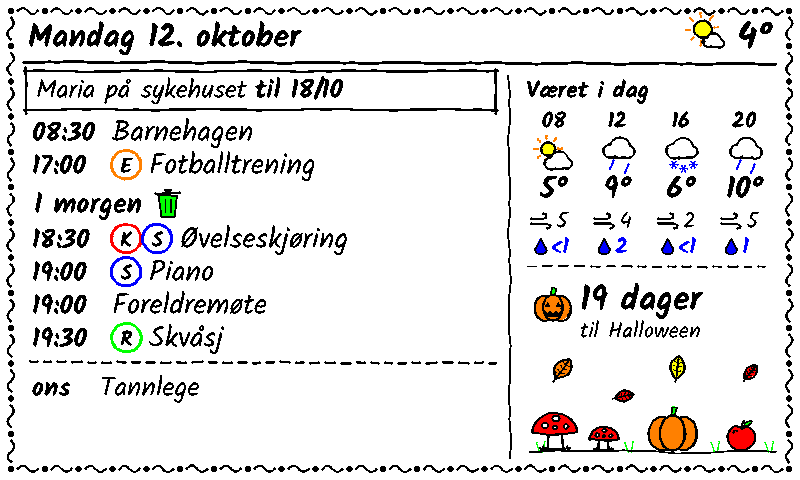
#> input picture design/kjokkentavle-v8-host.png, 800 x 480 px
$ python -i main.py   (imports and definitions only)
#> lines starting #> are read from the running program, lines starting #| are printed output that depends on the picture
### sketch.py
"""Hand-drawn style drawing primitives and weather icons.

Everything is drawn at SCALE x resolution on two layers:
  - ink:   greyscale layer for black line art and text (antialiased, thresholded on flatten)
  - color: RGB layer for flat fills using only the exact e-paper palette colors
On flatten the layers are downscaled and combined, so the result contains nothing
but pure palette colors and maps 1:1 to the 7-color panel without dithering.
"""
import math
import random
from PIL import Image, ImageDraw, ImageFont

SCALE = 2

# Waveshare 7.3" F palette (must match pil_to_waveshare_7in3f_raw in main.py)
BLACK  = (0, 0, 0)
WHITE  = (255, 255, 255)
GREEN  = (0, 255, 0)
BLUE   = (0, 0, 255)
RED    = (255, 0, 0)
YELLOW = (255, 255, 0)
ORANGE = (255, 128, 0)
PALETTE = [BLACK, WHITE, GREEN, BLUE, RED, YELLOW, ORANGE]


class Font:
    """TrueType font loaded at SCALE x size; measurements are returned in 1x pixels."""
    def __init__(self, path, size):
        self.size = size
        self.pil = ImageFont.truetype(path, size * SCALE)

    def width(self, text):
        return self.pil.getlength(text) / SCALE


# [17 lines left out: functions ellipse_pts, star_pts, not called in this run]


class Sketch:
    # [10 lines left out: function __init__, not called in this run]

    # ---- bookkeeping ----
    def mark(self, box, pad=0):
        x0, y0, x1, y1 = box
        self.do.rectangle([x0 - pad, y0 - pad, x1 + pad, y1 + pad], fill=255)

    # ---- geometry helpers ----
    # [29 lines left out: functions _densify, _jitter, not called in this run]

    @staticmethod
    def _scaled(pts, dx=0.0, dy=0.0):
        return [((x + dx) * SCALE, (y + dy) * SCALE) for x, y in pts]

    # ---- drawing ----
    # [17 lines left out: function stroke, not called in this run]

    def line(self, p0, p1, width=2.0, amp=0.8, color=None):
        self.stroke([p0, p1], width=width, amp=amp, color=color)

    def fill(self, pts, color, offset=(0.0, 0.0)):
        """Flat palette-color fill without outline."""
        self.dc.polygon(self._scaled(pts, *offset), fill=color)

    # [69 lines left out: functions shape, dashed, rect, curve, wave_border, not called in this run]

    def ink_fill(self, pts):
        self.di.polygon(self._scaled(pts), fill=0)

    # [192 lines left out: functions dot, text, flatten, _sun, _moon, _cloud and 6 more, not called in this run]


def star_icon(sk, x, y, s, color=YELLOW):
    sk.shape(star_pts(x + s / 2, y + s * 0.54, s * 0.48, s * 0.21), fill=color, width=1.5, amp=0.2)


# [11 lines left out: functions wind_icon, drop_icon, not called in this run]

### main.py
import os, io, re, datetime, json, requests
from PIL import Image
from googleapiclient.discovery import build
from google.oauth2 import service_account
from google.cloud import secretmanager
import logging
import pytz

from sketch import (Sketch, Font, weather_icon, ellipse_pts, bin_icon, tooth_icon, plane_icon, star_icon,
                    wind_icon, drop_icon, BLACK, RED, BLUE, GREEN, ORANGE)
from seasonal import scene, birthday_scene, balloon, special_days, next_countdown

# env vars (set these when deploying)
# [1 line that did not run here, left out]
# [1 line that did not run here, left out]
# [1 line that did not run here, left out]
# [1 line that did not run here, left out]

# Configure logging
# [1 line not run here, left out]

# All displayed times and day boundaries use Norwegian local time
OSLO_TZ = pytz.timezone('Europe/Oslo')

# Load fonts once on cold start (Kalam: handwritten, SIL Open Font License).
# Readable from across the kitchen: nothing is smaller than 22 px.
FONT_DIR = 'fonts'
KALAM_REGULAR = os.path.join(FONT_DIR, 'Kalam-Regular.ttf')
KALAM_BOLD    = os.path.join(FONT_DIR, 'Kalam-Bold.ttf')
font_now_temp = Font(KALAM_BOLD, 36)     # current temperature
font_date     = Font(KALAM_BOLD, 32)     # header date
font_countdown = Font(KALAM_BOLD, 34)    # "19 dager"
font_wx_temp  = Font(KALAM_BOLD, 30)     # temperature in the weather cells
font_title    = Font(KALAM_REGULAR, 29)  # event titles today / tomorrow
font_later    = Font(KALAM_REGULAR, 27)  # comma-separated events on later days
font_ongoing  = Font(KALAM_REGULAR, 26)  # ongoing multi-day events
font_section  = Font(KALAM_BOLD, 28)     # "I morgen"
font_time     = Font(KALAM_BOLD, 26)     # event start time / weekday
font_wx_head  = Font(KALAM_BOLD, 24)     # "Været i dag"
font_small    = Font(KALAM_REGULAR, 22)  # wind, "til Halloween"
font_small_b  = Font(KALAM_BOLD, 22)     # weather cell hours, precipitation
font_badge    = Font(KALAM_BOLD, 21)     # person initials
font_badge_s  = Font(KALAM_BOLD, 18)     # person initials on later days

# Norwegian names, independent of which locales the runtime has installed
WEEKDAYS = ['mandag', 'tirsdag', 'onsdag', 'torsdag', 'fredag', 'lørdag', 'søndag']
WEEKDAYS_SHORT = ['man', 'tir', 'ons', 'tor', 'fre', 'lør', 'søn']
MONTHS = ['januar', 'februar', 'mars', 'april', 'mai', 'juni', 'juli',
          'august', 'september', 'oktober', 'november', 'desember']

# Family members become coloured rings with their initial instead of text.
# Sources: an initials prefix ("S: Piano", "K&R&E: Høsttreff", "R og S: Tusenfryd", "A: Middag", "Alle: Middag")
# and first names anywhere in the title ("Fotballtrening Emilie", "Øvelseskjøring med Solveig", "Middag Alle").
# A (Alle, the whole family) gets a black ring.
PEOPLE = {'A': BLACK, 'K': RED, 'S': BLUE, 'R': GREEN, 'E': ORANGE}
NAMES = {'Alle': 'A', 'Kari': 'K', 'Ramon': 'R', 'Solveig': 'S', 'Emilie': 'E'}
_P = ''.join(PEOPLE)
_WHO = rf'(?:Alle|[{_P}])'
PEOPLE_PREFIX = re.compile(rf'^({_WHO}(?:(?:\s*[&+,/]\s*|\s+og\s+){_WHO})*)(?::\s*|\s+)(\S.*)$')
# A name, together with a preceding "med", "hos" or "og"
NAME_PATTERNS = [(re.compile(rf'\s*(?:\b(?:med|hos|og)\s+)?\b{name}\b'), letter) for name, letter in NAMES.items()]

# Calendar title -> short display title (lower-case keys)
# Words a shortened title should not end on
DANGLING = {'i', 'på', 'med', 'og', 'om', 'til', 'fra', 'for', 'hos', 'av', 'en', 'et', 'ei', 'the'}

SHORT_TITLES = {
    'levere i barnehagen': 'Barnehagen',
}

# Birthdays are all-day events with "bursdag" in the title and no person prefix ("E: Bursdag Sileih" is an
# invitation). "Thomas Seeberg Torjussen sin bursdag", "Bursdag Ingrid", "Magdalena bursdag 85" -> the name.
BIRTHDAY = re.compile(r'\b(?:bursdag|birthday)\b', re.I)
BIRTHDAY_WORDS = re.compile(r"\s+sin\s+bursdag\b|'s?\s+(?:bursdag|birthday)\b|\bbursdag\b|\bbirthday\b"
                            r"|\bgratulerer med dagen\b|\b\d+(?:\s*år)?(?!\S)", re.I)

# Keyword -> icon for all-day events (shown after the date / "I morgen" instead of a row)
EVENT_ICONS = [
    (re.compile(r'søppel|avfall|papir|plast|glass', re.I), bin_icon),
    (re.compile(r'tannlege', re.I), tooth_icon),
    (re.compile(r'\bfly\b|flyplass|gardermoen|reise', re.I), plane_icon),
]

W, H = 800, 480
LX, LW = 26, 496      # left column (agenda)
RX, RE = 522, 776     # right column (weather + season)
ROW = 33              # agenda row height (today, tomorrow, ongoing)
LROW = 32             # line height for later days
BOTTOM = 452          # lowest agenda baseline
TOP = 98              # first baseline below the header line


# [134 lines left out: functions load_credentials, get_events, get_weather, fit, fit_words, short_title and 2 more, not called in this run]


def is_ongoing(e, today):
    """Multi-day events that have started and last through today, or start today and last longer."""
    return e['first'] <= today <= e['last'] and (e['first'] < today or e['last'] > e['first'])


def day_rows(evs, d, today):
    """Timed events starting on d (except those shown among the ongoing ones)."""
    return [e for e in evs if e['start'] is not None and e['first'] == d and not is_ongoing(e, today)]


# [21 lines left out: functions day_icons, _badges, not called in this run]


def _badges_width(who, scale=1.0):
    return len(who) * 31 * scale + 6 * scale if who else 0


# [35 lines left out: functions _row, _wrap, _draw_wrapped, _icons, not called in this run]


def _temp(t):
    return f"{round(t)}°".replace('-', '−')


# [12 lines left out: functions _draw_header, _draw_now, not called in this run]


def _until(d):
    return f"til {d.day}/{d.month}"


# [210 lines left out: functions _draw_agenda, _wx_at, _draw_weather, _birthday_lines, _draw_birthday, _draw_season and 1 more, not called in this run]

def pil_to_waveshare_7in3f_raw(img):
    # Convert PIL image to 800x480, 7-color (3-bit per pixel) raw format, packed as 4 bits per pixel (2 pixels per byte)
    palette = [
        (0, 0, 0),        # black
        (255, 255, 255),  # white
        (0, 255, 0),      # green
        (0, 0, 255),      # blue
        (255, 0, 0),      # red
        (255, 255, 0),    # yellow
        (255, 128, 0),    # orange
    ]
    # Rotate image 180 degrees to correct upside-down display
    img = img.rotate(180)
    img = img.convert('RGB').resize((800, 480))
    # Map each pixel to the closest palette index (0-6) with Pillow's C quantizer.
    # Unused palette slots repeat black so they can never win over index 0.
    pal_img = Image.new('P', (1, 1))
    pal_img.putpalette([c for rgb in palette for c in rgb] + list(palette[0]) * (256 - len(palette)))
    idxs = img.quantize(palette=pal_img, dither=Image.Dither.NONE).tobytes()
    # Pack two 4-bit pixels per byte, MSB first
    return bytes((idxs[i] << 4) | idxs[i + 1] for i in range(0, len(idxs), 2))

# [49 lines left out: function epaper, not called in this run]

>>> from PIL import Image
>>> picture = Image.open('design/kjokkentavle-v8-host.png')
#> picture is the input picture: PIL image 800x480 RGB; mean R, G, B 228.1, 226.9, 226.4
>>> result = pil_to_waveshare_7in3f_raw(picture)
#> in pil_to_waveshare_7in3f_raw, `img = img.rotate(180)`:
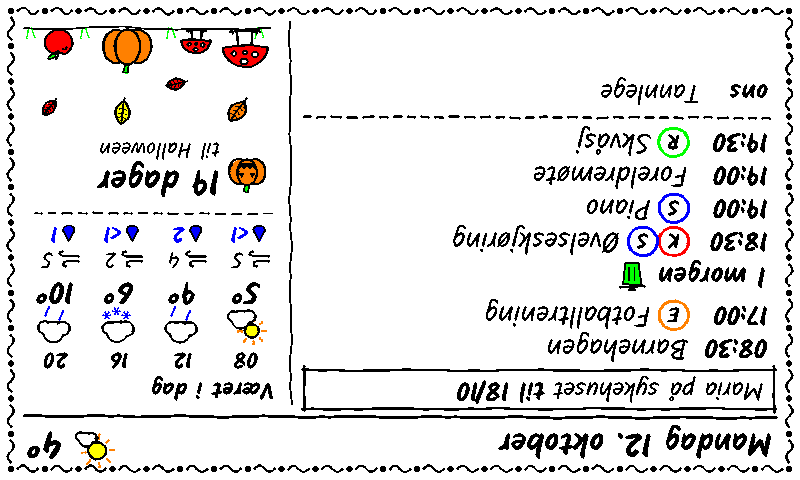
#> img: PIL image 800x480 RGB; mean R, G, B 228.1, 226.9, 226.4

$ run again, on design/kjokkentavle-v8-jul.png
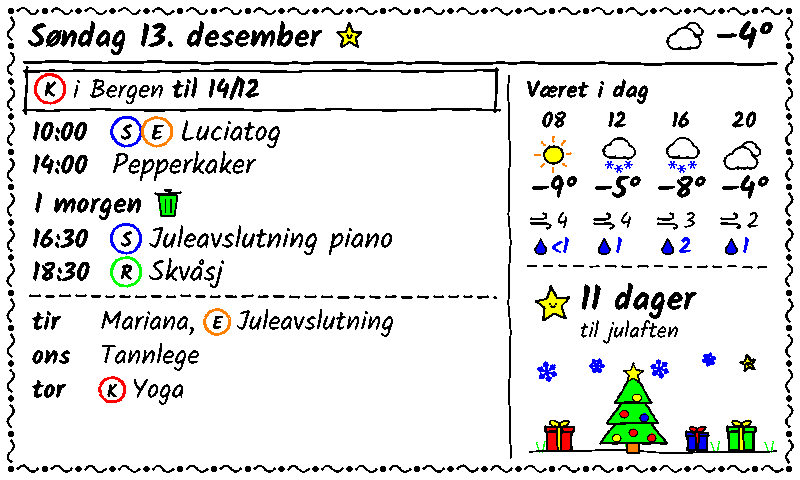
#> input picture design/kjokkentavle-v8-jul.png, 800 x 480 px
#> picture is the input picture: PIL image 800x480 RGB; mean R, G, B 226.7, 227.4, 226.4
#> in pil_to_waveshare_7in3f_raw, `img = img.rotate(180)`:
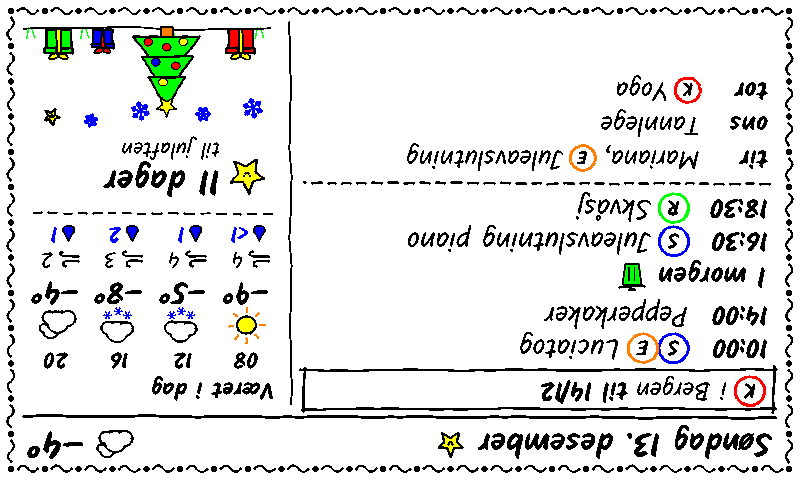
#> img: PIL image 800x480 RGB; mean R, G, B 226.7, 227.4, 226.4

$ run again, on design/kjokkentavle-v8-travel.png
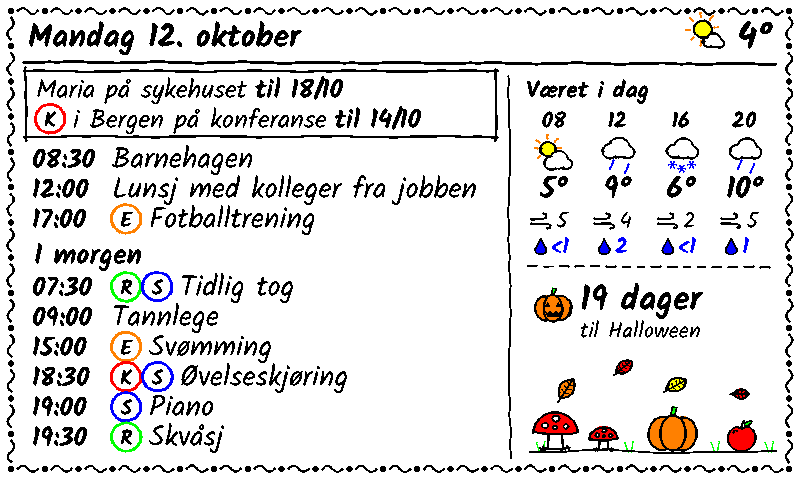
#> input picture design/kjokkentavle-v8-travel.png, 800 x 480 px
#> picture is the input picture: PIL image 800x480 RGB; mean R, G, B 224.1, 222.7, 222.3
#> in pil_to_waveshare_7in3f_raw, `img = img.rotate(180)`:
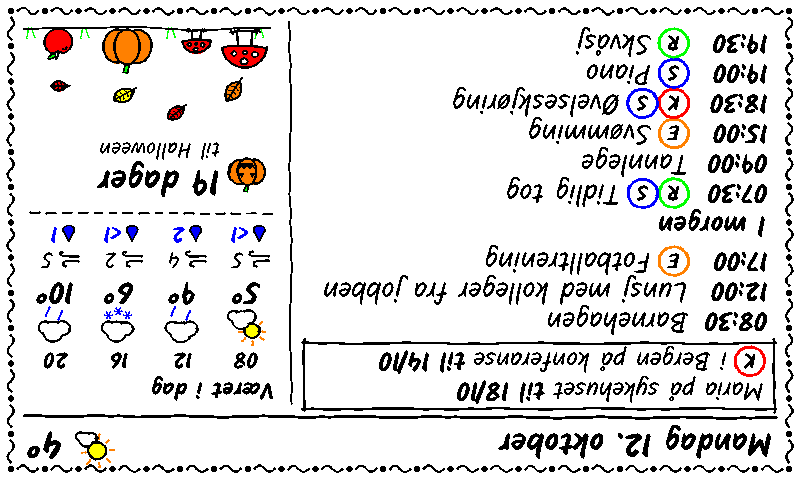
#> img: PIL image 800x480 RGB; mean R, G, B 224.1, 222.7, 222.3
